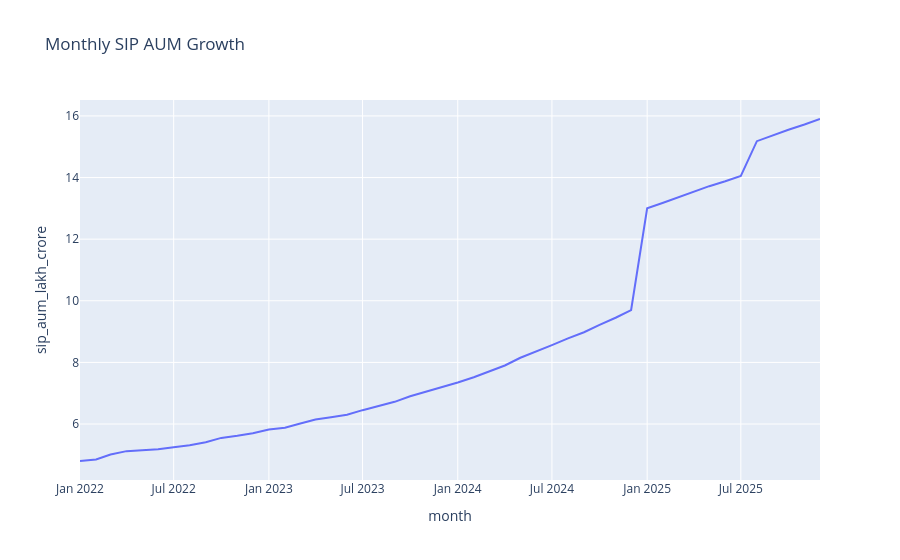

Write notebook code for a chart like this one.
### Markdown cell above
Chart 3: SIP Inflow Trend

### Code cell
sip["month"] = pd.to_datetime(sip["month"])

fig = px.line(
    sip,
    x="month",
    y="sip_aum_lakh_crore",
    title="Monthly SIP AUM Growth"
)

fig.show()

### Figure 1 — Plotly figure (JSON) as saved in the notebook; plotly's stock layout.template omitted (floating-point values rounded to 4 significant figures)
{"data": [{"hovertemplate": "month=%{x}<br>sip_aum_lakh_crore=%{y}<extra></extra>", "legendgroup": "", "line": {"color": "#636efa", "dash": "solid"}, "marker": {"symbol": "circle"}, "mode": "lines", "name": "", "orientation": "v", "showlegend": false, "type": "scatter", "x": ["2022-01-01T00:00:00", "2022-02-01T00:00:00", "2022-03-01T00:00:00", "2022-04-01T00:00:00", "2022-05-01T00:00:00", "2022-06-01T00:00:00", "2022-07-01T00:00:00", "2022-08-01T00:00:00", "2022-09-01T00:00:00", "2022-10-01T00:00:00", "2022-11-01T00:00:00", "2022-12-01T00:00:00", "2023-01-01T00:00:00", "2023-02-01T00:00:00", "2023-03-01T00:00:00", "2023-04-01T00:00:00", "2023-05-01T00:00:00", "2023-06-01T00:00:00", "2023-07-01T00:00:00", "2023-08-01T00:00:00", "2023-09-01T00:00:00", "2023-10-01T00:00:00", "2023-11-01T00:00:00", "2023-12-01T00:00:00", "2024-01-01T00:00:00", "2024-02-01T00:00:00", "2024-03-01T00:00:00", "2024-04-01T00:00:00", "2024-05-01T00:00:00", "2024-06-01T00:00:00", "2024-07-01T00:00:00", "2024-08-01T00:00:00", "2024-09-01T00:00:00", "2024-10-01T00:00:00", "2024-11-01T00:00:00", "2024-12-01T00:00:00", "2025-01-01T00:00:00", "2025-02-01T00:00:00", "2025-03-01T00:00:00", "2025-04-01T00:00:00", "2025-05-01T00:00:00", "2025-06-01T00:00:00", "2025-07-01T00:00:00", "2025-08-01T00:00:00", "2025-09-01T00:00:00", "2025-10-01T00:00:00", "2025-11-01T00:00:00", "2025-12-01T00:00:00"], "xaxis": "x", "y": [4.8, 4.85, 5.01, 5.12, 5.15, 5.18, 5.25, 5.31, 5.41, 5.55, 5.62, 5.7, 5.82, 5.88, 6.01, 6.15, 6.22, 6.3, 6.45, 6.58, 6.72, 6.9, 7.05, 7.18, 7.35, 7.52, 7.71, 7.9, 8.15, 8.35, 8.56, 8.78, 8.98, 9.22, 9.45, 9.7, 13.0, 13.18, 13.35, 13.55, 13.72, 13.88, 14.05, 15.18, 15.38, 15.55, 15.72, 15.9], "yaxis": "y"}], "layout": {"legend": {"tracegroupgap": 0}, "title": {"text": "Monthly SIP AUM Growth"}, "xaxis": {"anchor": "y", "domain": [0, 1], "title": {"text": "month"}}, "yaxis": {"anchor": "x", "domain": [0, 1], "title": {"text": "sip_aum_lakh_crore"}}}}
